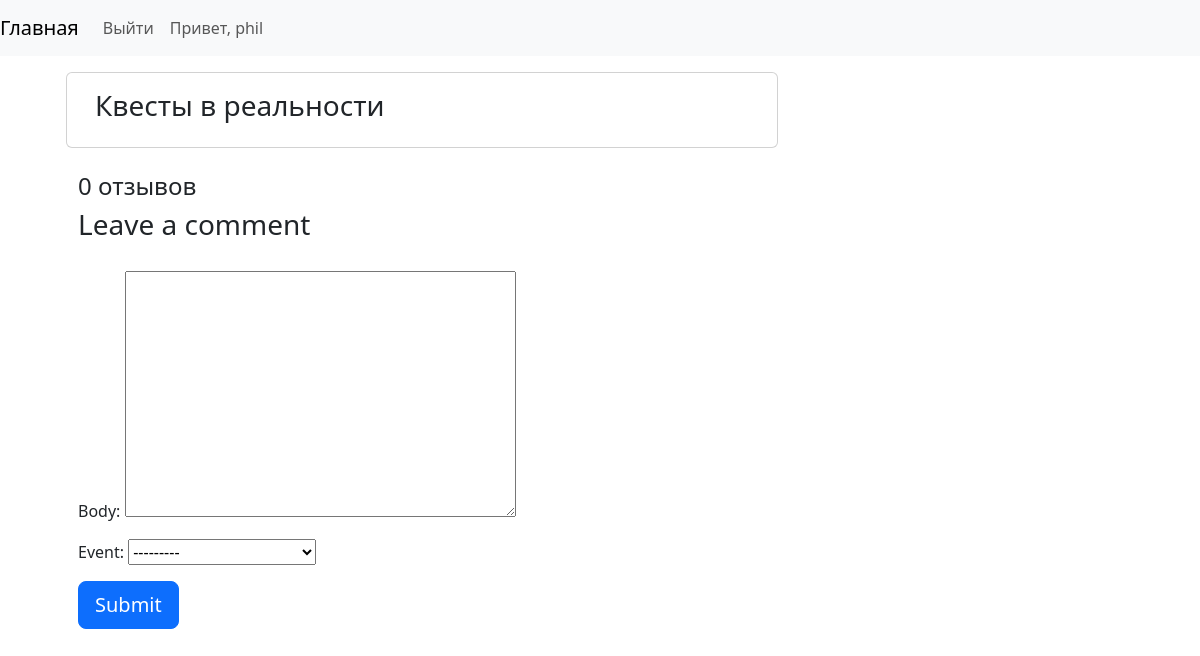
The page /st-petersburg/escape-rooms/ (signed in) on the database as committed earlier.
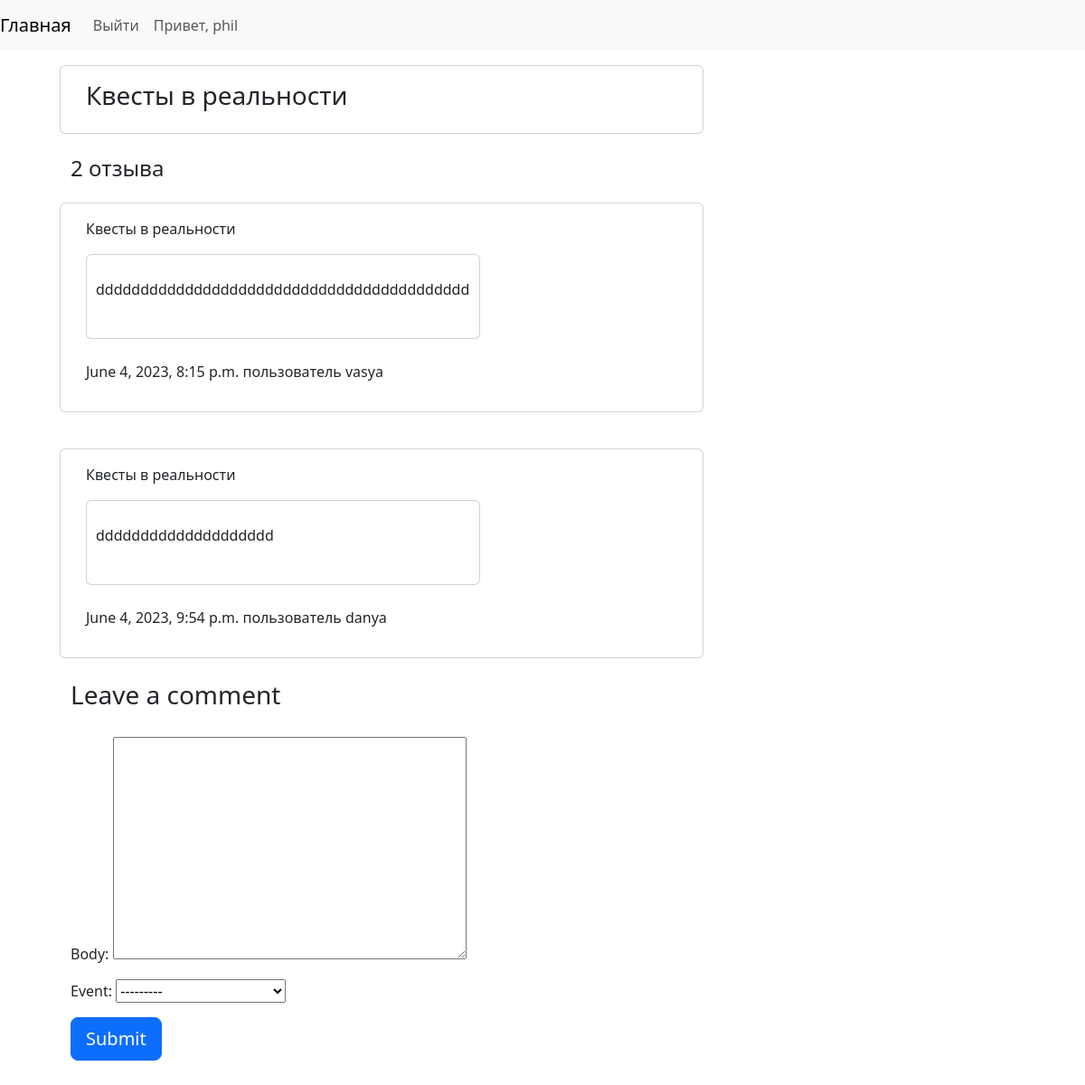
The same page on the database as committed later.
### main/models.py (models this page shows, shortened)
class Review(models.Model):
    body = models.TextField(max_length=500)
    event = models.ForeignKey(Event, on_delete=models.CASCADE)
    author = models.ForeignKey(User, on_delete=models.CASCADE)
    created_on = models.DateTimeField(blank=True, null=True, auto_now_add=True)
    active = models.BooleanField(default=False)
    class Meta:
        ordering = ['created_on']

class Event(models.Model):
    title = models.CharField(max_length=50)
    description = models.TextField(max_length=500)
    slug = models.SlugField()
    img = models.ImageField( upload_to=event_path , blank=True, null=True)
    location = models.ForeignKey(Location, on_delete=models.CASCADE)
    def __str__(self):
        return self.title

### main/views.py (the view)
# urls.py: path('<str:location>/<slug:slug>/', views.event_detail, name='event_detail'),
def event_detail(request, location, slug):
    template_name = 'main/review_detail.html'
    rev = Review.objects.filter(event__slug=slug).filter(event__location__slug=location)
    ev = Event.objects.get(slug=slug)
    reviews = rev.filter(active=True)
    new_review = None
    if request.method == 'POST':
        review_form = ReviewForm(data=request.POST)
        if review_form.is_valid():
            new_review = review_form.save(commit=False)
            new_review.event = ev
            new_review.author = request.user
            new_review.save()
    else:
        review_form = ReviewForm()
    return render(request, template_name, {'event': ev,
                                           'reviews': reviews,
                                           'new_review': new_review,
                                           'review_form': review_form})

### main/forms.py
class ReviewForm(forms.ModelForm):
    class Meta:
        model = Review
        fields = ('body', 'event')

### main/templates/main/review_detail.html (shortened to what this page needs)
{% extends 'base.html' %} {% block content %}
<div class="container">
  <div class="row">
    <div class="col-md-8 card mb-4  mt-3 left  top">
      <div class="card-body">
        <h3>{% block title %} {{ event.title }} {% endblock title %}</h3>
      </div>
    </div>
        <h4>{{ reviews.count }} {% if reviews.count > 1 %} отзывa {% elif  reviews.count < 1 %} отзывов {%else%}отзыв {% endif %}</h4>
        {% for review in reviews %}
        <div class="col-md-8 card mb-4  mt-3 ">
          <div class="card-body">
              {{ review.event }}
              <div class="col-md-8 card mb-4  mt-3" style="padding: 10px;">
                  <p>
                    {{ review.body | linebreaks }}
                  </p>
              </div>
              <p class="font-weight-bold">
                {{ review.created_on }}
                пользователь
                {{ review.author }}
              </p>
          </div>
        </div>
        {% endfor %}
        {% if new_review %}
        <div class="col-md-8 card mb-4  mt-3 ">
          <div class="card-body">
        <div class="alert alert-success" role="alert">
          Your comment is awaiting moderation
        </div>
        {% else %}
        {% if request.user.is_authenticated %}
        <h3>Leave a comment</h3>
        <form method="post" style="margin-top: 1.3em;">
          {{ review_form.as_p }}
          <button type="submit" class="btn btn-primary  btn-lg">Submit</button>
        </form>
      </div>
    </div>
        {% endif %}
        {% endif %}
  </div>
</div>
{% endblock content %}

Rows that differ between the two databases and show on the page:
added Review: event "Квесты в реальности", body "dddddddddddddddddddddddddddddddddddddddddd", created_on "June 4, 2023, 8:15 p.m.", author "vasya"
added Review: event "Квесты в реальности", body "dddddddddddddddddddd", created_on "June 4, 2023, 9:54 p.m.", author "danya"
Other text that changed with them:
{{ reviews.count }}: "0" → "2"
text no longer shown: "отзывов"
text now shown: "отзывa"
